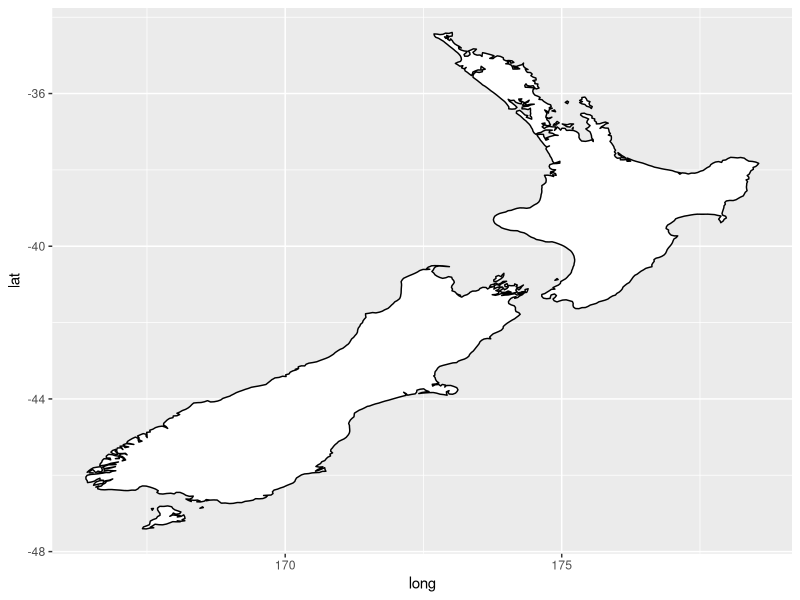

Reproduce this figure in R. (Note: this script raises an error after producing the figure.)
library(ggplot2)


### Name: coord_map
### Title: Map projections
### Aliases: coord_map coord_quickmap

### ** Examples

if (require("maps")) {
nz <- map_data("nz")
# Prepare a map of NZ
nzmap <- ggplot(nz, aes(x = long, y = lat, group = group)) +
  geom_polygon(fill = "white", colour = "black")

# Plot it in cartesian coordinates
nzmap
}

if (require("maps")) {
# With correct mercator projection
nzmap + coord_map()
}

if (require("maps")) {
# With the aspect ratio approximation
nzmap + coord_quickmap()
}

if (require("maps")) {
# Other projections
nzmap + coord_map("azequalarea", orientation = c(-36.92, 174.6, 0))
}

if (require("maps")) {
states <- map_data("state")
usamap <- ggplot(states, aes(long, lat, group = group)) +
  geom_polygon(fill = "white", colour = "black")

# Use cartesian coordinates
usamap
}

if (require("maps")) {
# With mercator projection
usamap + coord_map()
}

if (require("maps")) {
# See ?mapproject for coordinate systems and their parameters
usamap + coord_map("gilbert")
}

if (require("maps")) {
# For most projections, you'll need to set the orientation yourself
# as the automatic selection done by mapproject is not available to
# ggplot
usamap + coord_map("orthographic")
}

if (require("maps")) {
usamap + coord_map("conic", lat0 = 30)
}

if (require("maps")) {
usamap + coord_map("bonne", lat0 = 50)
}

## Not run: 
##D if (require("maps")) {
##D # World map, using geom_path instead of geom_polygon
##D world <- map_data("world")
##D worldmap <- ggplot(world, aes(x = long, y = lat, group = group)) +
##D   geom_path() +
##D   scale_y_continuous(breaks = (-2:2) * 30) +
##D   scale_x_continuous(breaks = (-4:4) * 45)
##D 
##D # Orthographic projection with default orientation (looking down at North pole)
##D worldmap + coord_map("ortho")
##D }
##D 
##D if (require("maps")) {
##D # Looking up up at South Pole
##D worldmap + coord_map("ortho", orientation = c(-90, 0, 0))
##D }
##D 
##D if (require("maps")) {
##D # Centered on New York (currently has issues with closing polygons)
##D worldmap + coord_map("ortho", orientation = c(41, -74, 0))
##D }
## End(Not run)
